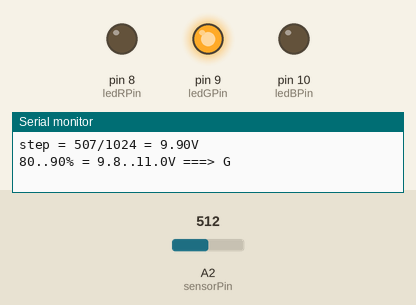
Bench run of a sketch on a simulated Arduino Uno, built with avr-gcc and run on an emulated ATmega328P. Shown: output pins drawn as LEDs (lit = HIGH), the last lines printed to the serial monitor. Dashed ring = blinking. The inputs (shaded band) are chosen by the test bench; at power-on: A2 (sensorPin) = 512.

Above: at 1.2 s.
1.3 s: A2 (sensorPin) set to 487
At 1.8 s:
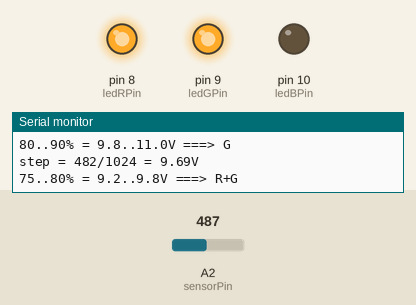
3.0 s: A2 (sensorPin) set to 454
At 4.1 s:
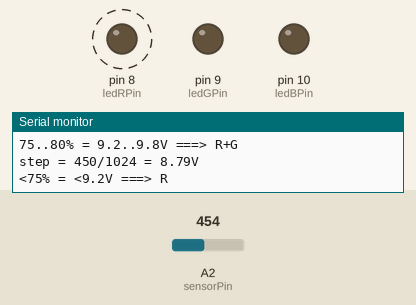
6.0 s: A2 (sensorPin) set to 716
At 7.3 s:
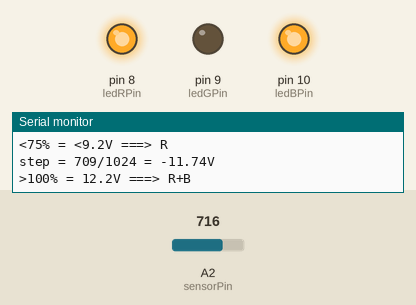
8.3 s: A2 (sensorPin) set to 644
10.0 s: A2 (sensorPin) set to 620
At 11.5 s:
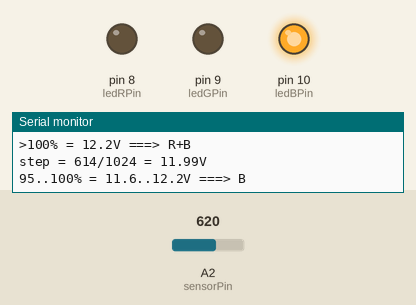
12.3 s: A2 (sensorPin) set to 511
At 13.6 s:
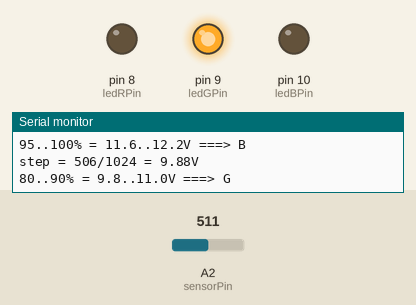
Timing chart, 0 to 15.3 s (numbered marks = the images above; inputs shaded):
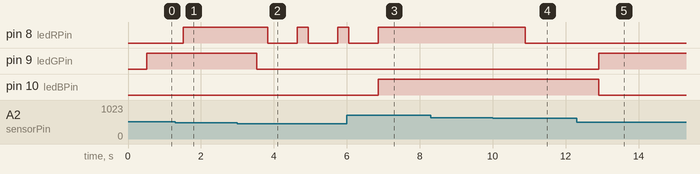

The sketch:

RGB_LiPo3S_checker1a.ino
```cpp
// https://nicuflorica.blogspot.com/2020/01/tester-pentru-baterie-lipo-3s.html
// original http://nicuflorica.blogspot.com/2015/01/indicator-stare-acumulator-auto-cu-led.html

/*
basesd sketch named "Analog Input" from Examples -> 03.Analog
created by David Cuartielles, modified 30 Aug 2011, By Tom Igoe
http://arduino.cc/en/Tutorial/AnalogInput
*/

/* original circuit made by niq_ro from http://www.tehnic.go.ro
http://nicuflorica.blogspot.ro/
http://arduinotehniq.blogspot.com/
1) uC: ATtiny85 (ATtiny45) at 8MHz (internal clock)
2) common chatode RGB LED code OSTA5131A-C, see http://nicuflorica.blogspot.ro/2012/12/arduino-uno-si-un-led-multicolor-rgb.html
- an 180ohms resistor at pin D0 (phisical pin 5) in series with RED LED at GND
- an 100ohms resistor at pin D1 (phisical pin 6) in series with GREN LED at GND
- an 100ohms resistor at pin D2 (phisical pin 7) in series with BLUE LED at GND
3) a voltage divisor 1:4 made like this: +BAT --|=10k=|-|=10k=|-|=10k=|-A2|=10k=|-GND, pin A2 is phisical pin 3
- for tests can use an 10-50kohms variabile resistor put at +5V and GND, midle at A2 (phisical pin 3)
4) Vcc (phisical pin 8) at 5V
5) GND (phisixcal pin 4) at GND
program written by Nicu FLORICA (niq_ro) for Lidiano Marcassa
*/

/*  // ATtiny85/45
#define sensorPin A2   // select the input pin for the potentiometer / resistor divider
int ledRPin = 0;      // select the pin for the RED LED
int ledGPin = 1;      // select the pin for the GREEN LED
int ledBPin = 2;      // select the pin for the BLUE LED
*/

  // Arduino
#define sensorPin A2   // select the input pin for the potentiometer / resistor divider
int ledRPin = 8;      // select the pin for the RED LED
int ledGPin = 9;      // select the pin for the GREEN LED
int ledBPin = 10;      // select the pin for the BLUE LED


int u = 0;  // variable to store the value coming from the sensor
int um = 0;  // sum
int numar = 0; // number

float u0, u1, ux;

float k0 = 1.016;  // correction for resistive divider
float k=(float)4.88/5.; // corection voltage ("real 5V" / 5V)
// define voltage steps (treapta = 1023 * voltage_threshold /20)
/*
int treapta1 = 624;       // Ubat=12,2V (100%)
int treapta2 = 593;       // 95%
int treapta3 = 562;       // 90%
int treapta4 = 499;       // 80%
int treapta5 = 468;       // 75%
*/
int treapta1 = 624;       // Ubat=12,2V (100%)
int treapta2 = 0.95*treapta1;       // 95%
int treapta3 = 0.9*treapta1;       // 90%
int treapta4 = 0.8*treapta1;      // 80%
int treapta5 = 0.75*treapta1;        // 75%

int histerezis = 2;         // for eliminate flash changes
int pauza = 500;           // brake between measurements
int pauza2 = 300;           // time in ms for red flash (on/off)
int citiri = 50;          // number of measurements
/*
// Coomon Anode
byte stins = 1;
byte aprins = 0;
*/

// Comon Cathode
byte stins = 0;
byte aprins = 1;


void setup() {
  Serial.begin(9600);
  // declare the ledPins as an OUTPUT:
  pinMode(ledRPin, OUTPUT);
  pinMode(ledGPin, OUTPUT);
  pinMode(ledBPin, OUTPUT);
  digitalWrite(ledRPin, stins);
  digitalWrite(ledGPin, stins);
  digitalWrite(ledBPin, stins);

  pinMode(sensorPin, INPUT);
}

void loop() {
/*
  // all leds are off
    digitalWrite(ledRPin, stins);    // turn the red led off
    digitalWrite(ledGPin, stins);    // turn the green led off
    digitalWrite(ledBPin, stins);    // turn the blue led off
*/

  // read the value from the sensor:
  um = 0;
  for (int i = 0; i < citiri; i++)
  {
  u = (float)(k0 * k *analogRead(sensorPin));
  delay(10);
  um = um + u;
  }
  ux = (float)(um/citiri);
  u0 = (float)(ux * 5. / 1024); // voltage on uC pin
  u1 = (float)(4. *  u0 );
  Serial.print("step = ");
  Serial.print(u);
  Serial.print("/1024 = ");
  Serial.print(u1);
  Serial.println("V");


// voltage below 75% -> flash RED
if (u < treapta5)
{
  digitalWrite(ledRPin, aprins);
  digitalWrite(ledGPin, stins);
  digitalWrite(ledBPin, stins);
  Serial.println("<75% = <9.2V ===> R");
  delay(pauza2);
  digitalWrite(ledRPin, stins);
  digitalWrite(ledGPin, stins);
  digitalWrite(ledBPin, stins);
  delay(pauza2);
}

// voltage over 75% & below 80% -> YeLLOW (RED + GREEN)
if (u >= treapta5 && u < treapta4-histerezis)
{
  digitalWrite(ledRPin, aprins);
  digitalWrite(ledGPin, aprins);
  digitalWrite(ledBPin, stins);
  Serial.println("75..80% = 9.2..9.8V ===> R+G");
  delay(pauza);
}


// voltage over 80% & below 90% -> GREEN
if (u >= treapta4 && u < treapta3-histerezis)
{
  digitalWrite(ledRPin, stins);
  digitalWrite(ledGPin, aprins);
  digitalWrite(ledBPin, stins);
  Serial.println("80..90% = 9.8..11.0V ===> G");
  delay(pauza);
}


// voltage over 90% & below 95% -> CYAN (BLUE + GREEN)
if (u >= treapta3 && u < treapta2-histerezis)
{
  digitalWrite(ledRPin, stins);
  digitalWrite(ledGPin, aprins);
  digitalWrite(ledBPin, aprins);
  Serial.println("90..95% = 11.0..11.6V ===> B+G");
  delay(pauza);
}

// voltage over 95% & below 100% -> BLUE
if (u >= treapta2 && u <= treapta1-histerezis)
{
  digitalWrite(ledRPin, stins);
  digitalWrite(ledGPin, stins);
  digitalWrite(ledBPin, aprins);
  Serial.println("95..100% = 11.6..12.2V ===> B");
  delay(pauza);
}

// voltage over 12,2V (> 100%) -> MAUVE (RED + BLUE)
if (u > treapta1)
{
  digitalWrite(ledRPin, aprins);
  digitalWrite(ledGPin, stins);
  digitalWrite(ledBPin, aprins);
  Serial.println(">100% = 12.2V ===> R+B");
  /*
  delay(300);
  digitalWrite(ledRPin, stins);
  digitalWrite(ledGPin, stins);
  digitalWrite(ledBPin, stins);
  */
  delay(pauza);
}
}
```

Measured:
- the behaviour switches between 502 and 501 on A2 (sensorPin) (found by bisection; images 0 and 1)
- the behaviour switches between 472 and 471 on A2 (sensorPin) (found by bisection; images 1 and 2)
- the behaviour switches between 629 and 628 on A2 (sensorPin) (found by bisection; images 3 and 4)
- after the input at 1.3 s, pin 8 (ledRPin): LOW → HIGH after 0.22 s
- after the input at 3.0 s, pin 8 (ledRPin): alternates HIGH for 0.30 s and LOW for 0.81 s, starting after 0.83 s; pin 9 (ledGPin): HIGH → LOW after 0.53 s
- after the input at 6.0 s, pin 8 (ledRPin): goes on until 6.9 s, then stays HIGH; pin 10 (ledBPin): LOW → HIGH after 0.86 s
- after the input at 10.0 s, pin 8 (ledRPin): HIGH → LOW after 0.89 s
- after the input at 12.3 s, pin 9 (ledGPin): LOW → HIGH after 0.60 s; pin 10 (ledBPin): HIGH → LOW after 0.60 s
